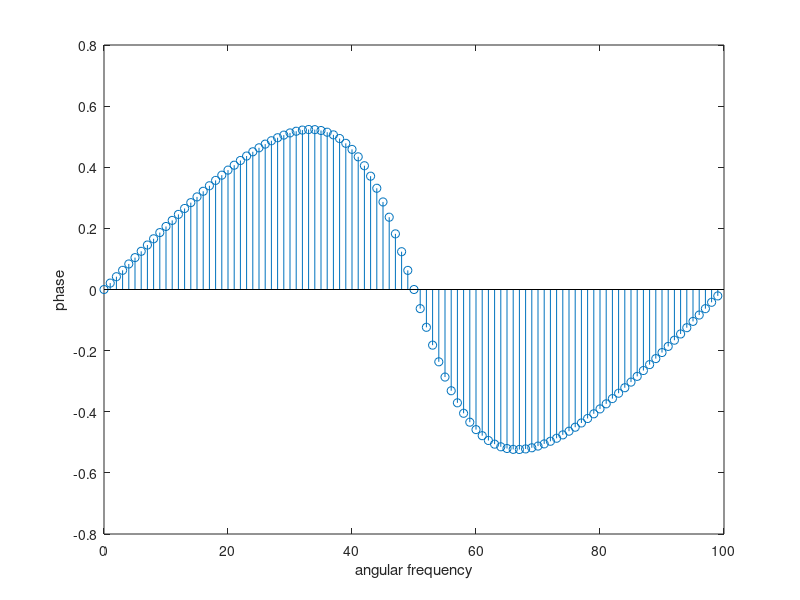

The MATLAB script that drew this image:
h = (1/2).^(1:50);
h = [h, zeros(1, 50)];
k = [0:length(h)-1];

H = fft(h); H = fftshift(H);
angH = angle(H);
stem(k, angH)   % NON-Linear Phase
xlabel("angular frequency"); ylabel("phase");